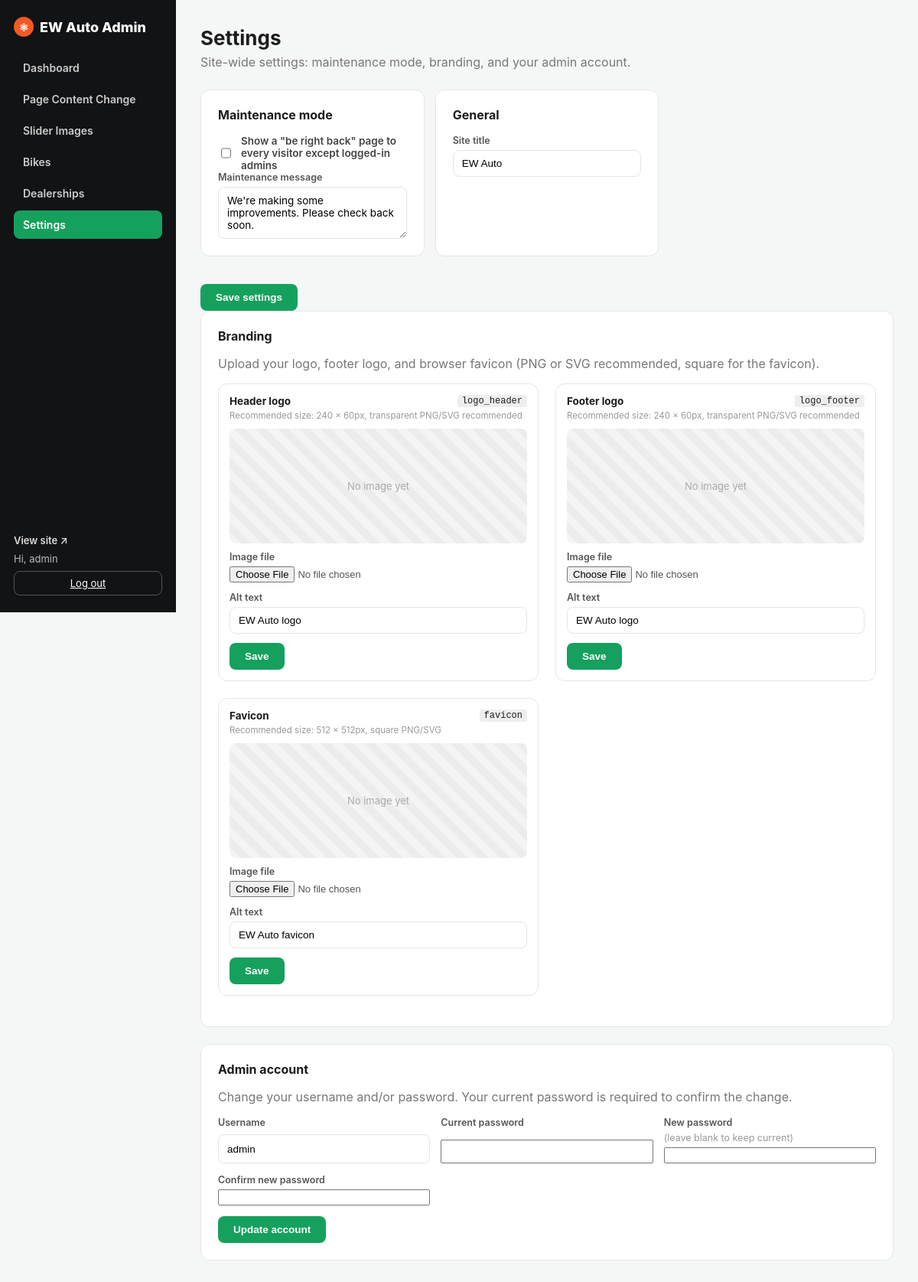
Page /admin/settings.php (signed in) on the committed database.
### tables this page shows
CREATE TABLE IF NOT EXISTS images (
    id INT AUTO_INCREMENT PRIMARY KEY,
    slot VARCHAR(64) NOT NULL UNIQUE,    
    label VARCHAR(128) NOT NULL,         
    filename VARCHAR(255) DEFAULT NULL,  
    alt_text VARCHAR(255) DEFAULT '',
    updated_at TIMESTAMP DEFAULT CURRENT_TIMESTAMP ON UPDATE CURRENT_TIMESTAMP
);

### includes/db.php (called while the page is built, shortened)
<?php
function db(): PDO
{
    static $pdo = null;
    if ($pdo === null) {
        if (DB_SOCKET !== '') {
            $dsn = 'mysql:unix_socket=' . DB_SOCKET . ';dbname=' . DB_NAME . ';charset=utf8mb4';
        } else {
            $dsn = 'mysql:host=' . DB_HOST . ';port=' . DB_PORT . ';dbname=' . DB_NAME . ';charset=utf8mb4';
        }
        $pdo = new PDO($dsn, DB_USER, DB_PASS, [
            PDO::ATTR_ERRMODE            => PDO::ERRMODE_EXCEPTION,
            PDO::ATTR_DEFAULT_FETCH_MODE => PDO::FETCH_ASSOC,
            PDO::ATTR_EMULATE_PREPARES   => false,
        ]);
    }
    return $pdo;
}
function all_images(): array
{
    $rows = db()->query('SELECT * FROM images ORDER BY id')->fetchAll();
    $out = [];
    foreach ($rows as $r) {
        $out[$r['slot']] = $r;
    }
    return $out;
}
function e(?string $s): string
{
    return htmlspecialchars((string) $s, ENT_QUOTES, 'UTF-8');
}
function all_settings(): array
{
    $rows = db()->query('SELECT * FROM settings')->fetchAll();
    $out = [];
    foreach ($rows as $r) {
        $out[$r['setting_key']] = $r['setting_value'];
    }
    return $out;
}

### admin/auth.php (called while the page is built, shortened)
<?php
require_once __DIR__ . '/../includes/db.php';
function current_admin(): ?array
{
    return $_SESSION['admin'] ?? null;
}

### admin/settings.php (the view, shortened to what this page needs)
<?php
require_once __DIR__ . '/layout.php';
$settings = all_settings();
$images   = all_images();
?>
<p class="admin-lead">Site-wide settings: maintenance mode, branding, and your admin account.</p>
<form method="post" class="settings-form">
    <div class="card">
        <h3>Maintenance mode</h3>
        <label class="toggle-row">
            <input type="checkbox" name="maintenance_mode" value="1" <?= ($settings['maintenance_mode'] ?? '0') === '1' ? 'checked' : '' ?>>
            <span>Show a "be right back" page to every visitor except logged-in admins</span>
        </label>
        <label class="field">Maintenance message
            <textarea name="maintenance_message" rows="3"><?= e($settings['maintenance_message'] ?? '') ?></textarea>
        </label>
    </div>
    <div class="card">
        <h3>General</h3>
        <label class="field">Site title
            <input type="text" name="site_title" value="<?= e($settings['site_title'] ?? '') ?>">
        </label>
    </div>
    <button type="submit" class="btn-primary">Save settings</button>
</form>
<div class="card">
    <h3>Branding</h3>
    <p class="admin-lead" style="margin-bottom:16px;">Upload your logo, footer logo, and browser favicon (PNG or SVG recommended, square for the favicon).</p>
    <div class="image-grid image-grid-compact">
        <?php foreach (BRAND_IMAGE_SLOTS as $slot => $slotMeta): $img = $images[$slot] ?? null; ?>
            <div class="image-card">
                <div class="image-card-head">
                    <h4><?= e($slotMeta['label']) ?></h4>
                    <code><?= e($slot) ?></code>
                </div>
                <p class="size-hint">Recommended size: <?= e($slotMeta['size']) ?></p>
                <div class="preview">
                    <?php if ($img && $img['filename']): ?>
                        <img src="<?= e(UPLOAD_URL . '/' . rawurlencode($img['filename'])) ?>" alt="<?= e($img['alt_text'] ?? '') ?>">
                    <?php else: ?>
                        <div class="preview-empty">No image yet</div>
                    <?php endif; ?>
                </div>
                <form method="post" enctype="multipart/form-data" class="image-form">
                    <label class="field">Image file
                        <input type="file" name="image" accept="image/*">
                    </label>
                    <label class="field">Alt text
                        <input type="text" name="alt_text" value="<?= e($img['alt_text'] ?? '') ?>">
                    </label>
                    <div class="image-actions">
                        <button type="submit" class="btn-primary">Save</button>
                    </div>
                </form>
            </div>
        <?php endforeach; ?>
    </div>
</div>
<div class="card">
    <h3>Admin account</h3>
    <p class="admin-lead" style="margin-bottom:16px;">Change your username and/or password. Your current password is required to confirm the change.</p>
    <form method="post" class="settings-form">
        <label class="field">Username
            <input type="text" name="new_username" value="<?= e(current_admin()['username']) ?>" required>
        </label>
        <label class="field">Current password
            <input type="password" name="current_password" required>
        </label>
        <label class="field">New password <span style="font-weight:400;color:#999;">(leave blank to keep current)</span>
            <input type="password" name="new_password" autocomplete="new-password">
        </label>
        <label class="field">Confirm new password
            <input type="password" name="confirm_password" autocomplete="new-password">
        </label>
        <button type="submit" class="btn-primary">Update account</button>
    </form>
</div>

### admin/admin.css (style rules this page uses)
:root { --green: #16A05D; --green-dk: #11804A; --accent: #F15A24; --ink: #111315; --line: #E3E7E5; --bg: #F5F7F6; }
* { box-sizing: border-box; }
body { margin: 0; font-family: "Inter", "Helvetica Neue", Arial, sans-serif; background: var(--bg); color: #1c1c1c; }
code { background: #eee; padding: 1px 6px; border-radius: 3px; font-size: 12px; }
.admin-lead { color: #777; margin: 0 0 26px; }
.card { background: #fff; border: 1px solid var(--line); border-radius: 12px; padding: 22px; margin-bottom: 22px; }
.card h3 { margin: 0 0 16px; font-size: 16px; }
.card h4 { margin: 0; font-size: 13.5px; }
.settings-form, .content-fields { display: grid; grid-template-columns: repeat(auto-fill, minmax(240px, 1fr)); gap: 14px; }
.content-fields .btn-primary, .settings-form .btn-primary { grid-column: 1 / -1; justify-self: start; }
.field textarea { padding: 9px 11px; border: 1px solid var(--line); border-radius: 8px; font-size: 13.5px; font-family: inherit; resize: vertical; }
.toggle-row { display: flex; align-items: center; gap: 10px; font-size: 13.5px; font-weight: 600; color: #444; }
.toggle-row input { width: 16px; height: 16px; }
.image-grid { display: grid; grid-template-columns: repeat(auto-fill, minmax(300px, 1fr)); gap: 22px; }
.image-grid-compact { margin-bottom: 18px; }
.image-grid-compact .image-card { padding: 14px; gap: 10px; }
.size-hint { margin: -6px 0 0; font-size: 11.5px; color: #999; }
.image-card { background: #fff; border: 1px solid var(--line); border-radius: 12px; padding: 18px; display: flex; flex-direction: column; gap: 14px; }
.image-card-head { display: flex; align-items: center; justify-content: space-between; gap: 10px; }
.preview { background: repeating-linear-gradient(45deg,#f4f4f4,#f4f4f4 10px,#ececec 10px,#ececec 20px); border-radius: 8px; min-height: 150px; display: grid; place-items: center; overflow: hidden; }
.preview-empty { color: #aaa; font-size: 13px; }
.image-form { display: grid; gap: 12px; }
.field { display: grid; gap: 5px; font-size: 12.5px; font-weight: 600; color: #555; }
.field input[type=text] { padding: 9px 11px; border: 1px solid var(--line); border-radius: 8px; font-size: 13.5px; }
.field input[type=file] { font-size: 13px; }
.image-actions { display: flex; gap: 10px; }
.btn-primary { background: var(--green); color: #fff; border: 0; padding: 10px 20px; border-radius: 8px; font-weight: 600; font-size: 13.5px; cursor: pointer; }

### rows in the picture
images: alt_text "EW Auto logo"
images: alt_text "EW Auto logo"
images: alt_text "EW Auto favicon"

### other values in the picture
$item['label'] "Dashboard"
$item['label'] "Page Content Change"
$item['label'] "Slider Images"
$item['label'] "Bikes"
$item['label'] "Dealerships"
$item['label'] "Settings"
current_admin()['username'] "admin"
$title "Settings"
$slotMeta['label'] "Header logo"
$slot "logo_header"
$slotMeta['size'] "240 × 60px, transparent PNG/SVG recommended"
$slotMeta['label'] "Footer logo"
$slot "logo_footer"
$slotMeta['label'] "Favicon"
$slot "favicon"
